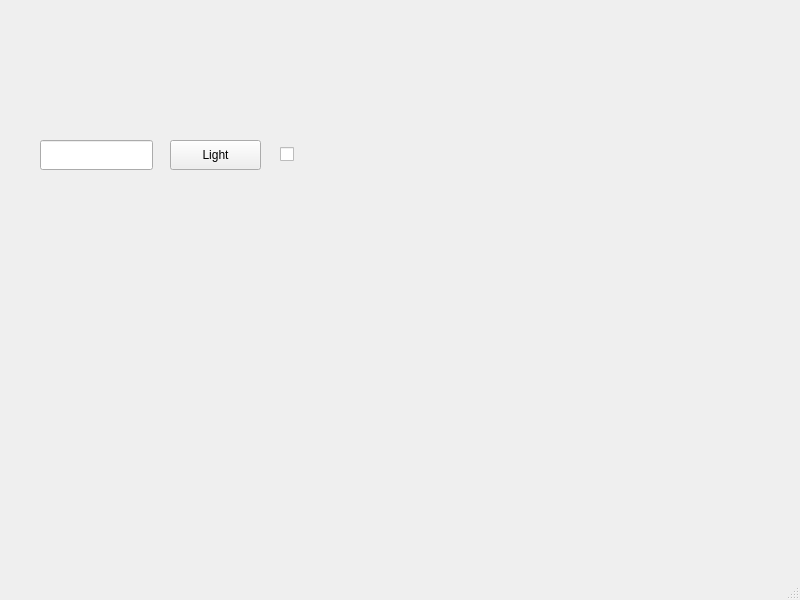
<?xml version="1.0" encoding="UTF-8"?>
<ui version="4.0">
 <class>MainWindow</class>
 <widget class="QMainWindow" name="MainWindow">
  <property name="geometry">
   <rect>
    <x>0</x>
    <y>0</y>
    <width>800</width>
    <height>600</height>
   </rect>
  </property>
  <property name="windowTitle">
   <string>Test GPIO</string>
  </property>
  <widget class="QWidget" name="centralwidget">
   <widget class="QPushButton" name="pushButton">
    <property name="geometry">
     <rect>
      <x>170</x>
      <y>140</y>
      <width>91</width>
      <height>30</height>
     </rect>
    </property>
    <property name="text">
     <string>Light</string>
    </property>
   </widget>
   <widget class="QCheckBox" name="checkBox">
    <property name="enabled">
     <bool>true</bool>
    </property>
    <property name="geometry">
     <rect>
      <x>280</x>
      <y>140</y>
      <width>95</width>
      <height>28</height>
     </rect>
    </property>
    <property name="text">
     <string/>
    </property>
    <property name="checkable">
     <bool>true</bool>
    </property>
    <property name="checked">
     <bool>false</bool>
    </property>
   </widget>
   <widget class="QLineEdit" name="lineEdit">
    <property name="geometry">
     <rect>
      <x>40</x>
      <y>140</y>
      <width>113</width>
      <height>30</height>
     </rect>
    </property>
   </widget>
  </widget>
  <widget class="QMenuBar" name="menubar">
   <property name="geometry">
    <rect>
     <x>0</x>
     <y>0</y>
     <width>800</width>
     <height>27</height>
    </rect>
   </property>
  </widget>
  <widget class="QStatusBar" name="statusbar"/>
 </widget>
 <resources/>
 <connections/>
</ui>
